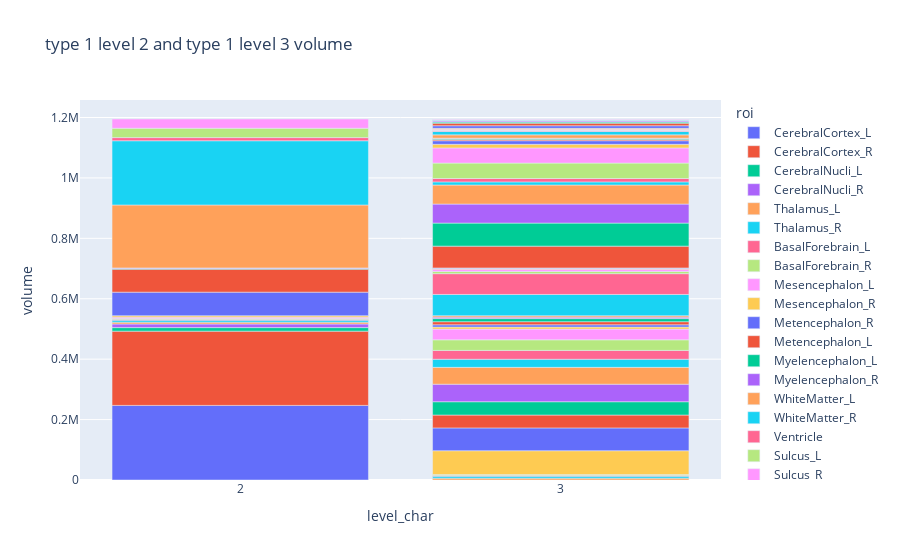

The notebook cell saved with this chart:
### Code cell
#Another plot:
print(t1l23.head())
t1l23a = t1l23.assign(level_char = t1l23.level.astype(str))
fig = px.bar(t1l23a, x = "level_char", y = "volume", color = "roi", title=" type 1 level 2 and type 1 level 3 volume" )
fig.show()
plt.savefig('question1.png')

### Figure 1 — Plotly figure (JSON) as saved in the notebook; plotly's stock layout.template omitted (floating-point values rounded to 4 significant figures)
{"data": [{"alignmentgroup": "True", "hovertemplate": "roi=CerebralCortex_L<br>level_char=%{x}<br>volume=%{y}<extra></extra>", "legendgroup": "CerebralCortex_L", "marker": {"color": "#636efa", "pattern": {"shape": ""}}, "name": "CerebralCortex_L", "offsetgroup": "CerebralCortex_L", "orientation": "v", "showlegend": true, "textposition": "auto", "type": "bar", "x": ["2"], "xaxis": "x", "y": [246947], "yaxis": "y"}, {"alignmentgroup": "True", "hovertemplate": "roi=CerebralCortex_R<br>level_char=%{x}<br>volume=%{y}<extra></extra>", "legendgroup": "CerebralCortex_R", "marker": {"color": "#EF553B", "pattern": {"shape": ""}}, "name": "CerebralCortex_R", "offsetgroup": "CerebralCortex_R", "orientation": "v", "showlegend": true, "textposition": "auto", "type": "bar", "x": ["2"], "xaxis": "x", "y": [245855], "yaxis": "y"}, {"alignmentgroup": "True", "hovertemplate": "roi=CerebralNucli_L<br>level_char=%{x}<br>volume=%{y}<extra></extra>", "legendgroup": "CerebralNucli_L", "marker": {"color": "#00cc96", "pattern": {"shape": ""}}, "name": "CerebralNucli_L", "offsetgroup": "CerebralNucli_L", "orientation": "v", "showlegend": true, "textposition": "auto", "type": "bar", "x": ["2"], "xaxis": "x", "y": [11685], "yaxis": "y"}, {"alignmentgroup": "True", "hovertemplate": "roi=CerebralNucli_R<br>level_char=%{x}<br>volume=%{y}<extra></extra>", "legendgroup": "CerebralNucli_R", "marker": {"color": "#ab63fa", "pattern": {"shape": ""}}, "name": "CerebralNucli_R", "offsetgroup": "CerebralNucli_R", "orientation": "v", "showlegend": true, "textposition": "auto", "type": "bar", "x": ["2"], "xaxis": "x", "y": [11982], "yaxis": "y"}, {"alignmentgroup": "True", "hovertemplate": "roi=Thalamus_L<br>level_char=%{x}<br>volume=%{y}<extra></extra>", "legendgroup": "Thalamus_L", "marker": {"color": "#FFA15A", "pattern": {"shape": ""}}, "name": "Thalamus_L", "offsetgroup": "Thalamus_L", "orientation": "v", "showlegend": true, "textposition": "auto", "type": "bar", "x": ["2", "3"], "xaxis": "x", "y": [6116, 6116], "yaxis": "y"}, {"alignmentgroup": "True", "hovertemplate": "roi=Thalamus_R<br>level_char=%{x}<br>volume=%{y}<extra></extra>", "legendgroup": "Thalamus_R", "marker": {"color": "#19d3f3", "pattern": {"shape": ""}}, "name": "Thalamus_R", "offsetgroup": "Thalamus_R", "orientation": "v", "showlegend": true, "textposition": "auto", "type": "bar", "x": ["2", "3"], "xaxis": "x", "y": [6446, 6446], "yaxis": "y"}, {"alignmentgroup": "True", "hovertemplate": "roi=BasalForebrain_L<br>level_char=%{x}<br>volume=%{y}<extra></extra>", "legendgroup": "BasalForebrain_L", "marker": {"color": "#FF6692", "pattern": {"shape": ""}}, "name": "BasalForebrain_L", "offsetgroup": "BasalForebrain_L", "orientation": "v", "showlegend": true, "textposition": "auto", "type": "bar", "x": ["2", "3"], "xaxis": "x", "y": [2686, 2686], "yaxis": "y"}, {"alignmentgroup": "True", "hovertemplate": "roi=BasalForebrain_R<br>level_char=%{x}<br>volume=%{y}<extra></extra>", "legendgroup": "BasalForebrain_R", "marker": {"color": "#B6E880", "pattern": {"shape": ""}}, "name": "BasalForebrain_R", "offsetgroup": "BasalForebrain_R", "orientation": "v", "showlegend": true, "textposition": "auto", "type": "bar", "x": ["2", "3"], "xaxis": "x", "y": [2609, 2609], "yaxis": "y"}, {"alignmentgroup": "True", "hovertemplate": "roi=Mesencephalon_L<br>level_char=%{x}<br>volume=%{y}<extra></extra>", "legendgroup": "Mesencephalon_L", "marker": {"color": "#FF97FF", "pattern": {"shape": ""}}, "name": "Mesencephalon_L", "offsetgroup": "Mesencephalon_L", "orientation": "v", "showlegend": true, "textposition": "auto", "type": "bar", "x": ["2"], "xaxis": "x", "y": [4842], "yaxis": "y"}, {"alignmentgroup": "True", "hovertemplate": "roi=Mesencephalon_R<br>level_char=%{x}<br>volume=%{y}<extra></extra>", "legendgroup": "Mesencephalon_R", "marker": {"color": "#FECB52", "pattern": {"shape": ""}}, "name": "Mesencephalon_R", "offsetgroup": "Mesencephalon_R", "orientation": "v", "showlegend": true, "textposition": "auto", "type": "bar", "x": ["2"], "xaxis": "x", "y": [4722], "yaxis": "y"}, {"alignmentgroup": "True", "hovertemplate": "roi=Metencephalon_R<br>level_char=%{x}<br>volume=%{y}<extra></extra>", "legendgroup": "Metencephalon_R", "marker": {"color": "#636efa", "pattern": {"shape": ""}}, "name": "Metencephalon_R", "offsetgroup": "Metencephalon_R", "orientation": "v", "showlegend": true, "textposition": "auto", "type": "bar", "x": ["2"], "xaxis": "x", "y": [77882], "yaxis": "y"}, {"alignmentgroup": "True", "hovertemplate": "roi=Metencephalon_L<br>level_char=%{x}<br>volume=%{y}<extra></extra>", "legendgroup": "Metencephalon_L", "marker": {"color": "#EF553B", "pattern": {"shape": ""}}, "name": "Metencephalon_L", "offsetgroup": "Metencephalon_L", "orientation": "v", "showlegend": true, "textposition": "auto", "type": "bar", "x": ["2"], "xaxis": "x", "y": [76190], "yaxis": "y"}, {"alignmentgroup": "True", "hovertemplate": "roi=Myelencephalon_L<br>level_char=%{x}<br>volume=%{y}<extra></extra>", "legendgroup": "Myelencephalon_L", "marker": {"color": "#00cc96", "pattern": {"shape": ""}}, "name": "Myelencephalon_L", "offsetgroup": "Myelencephalon_L", "orientation": "v", "showlegend": true, "textposition": "auto", "type": "bar", "x": ["2"], "xaxis": "x", "y": [1979], "yaxis": "y"}, {"alignmentgroup": "True", "hovertemplate": "roi=Myelencephalon_R<br>level_char=%{x}<br>volume=%{y}<extra></extra>", "legendgroup": "Myelencephalon_R", "marker": {"color": "#ab63fa", "pattern": {"shape": ""}}, "name": "Myelencephalon_R", "offsetgroup": "Myelencephalon_R", "orientation": "v", "showlegend": true, "textposition": "auto", "type": "bar", "x": ["2"], "xaxis": "x", "y": [2056], "yaxis": "y"}, {"alignmentgroup": "True", "hovertemplate": "roi=WhiteMatter_L<br>level_char=%{x}<br>volume=%{y}<extra></extra>", "legendgroup": "WhiteMatter_L", "marker": {"color": "#FFA15A", "pattern": {"shape": ""}}, "name": "WhiteMatter_L", "offsetgroup": "WhiteMatter_L", "orientation": "v", "showlegend": true, "textposition": "auto", "type": "bar", "x": ["2"], "xaxis": "x", "y": [208432], "yaxis": "y"}, {"alignmentgroup": "True", "hovertemplate": "roi=WhiteMatter_R<br>level_char=%{x}<br>volume=%{y}<extra></extra>", "legendgroup": "WhiteMatter_R", "marker": {"color": "#19d3f3", "pattern": {"shape": ""}}, "name": "WhiteMatter_R", "offsetgroup": "WhiteMatter_R", "orientation": "v", "showlegend": true, "textposition": "auto", "type": "bar", "x": ["2"], "xaxis": "x", "y": [212651], "yaxis": "y"}, {"alignmentgroup": "True", "hovertemplate": "roi=Ventricle<br>level_char=%{x}<br>volume=%{y}<extra></extra>", "legendgroup": "Ventricle", "marker": {"color": "#FF6692", "pattern": {"shape": ""}}, "name": "Ventricle", "offsetgroup": "Ventricle", "orientation": "v", "showlegend": true, "textposition": "auto", "type": "bar", "x": ["2"], "xaxis": "x", "y": [10388], "yaxis": "y"}, {"alignmentgroup": "True", "hovertemplate": "roi=Sulcus_L<br>level_char=%{x}<br>volume=%{y}<extra></extra>", "legendgroup": "Sulcus_L", "marker": {"color": "#B6E880", "pattern": {"shape": ""}}, "name": "Sulcus_L", "offsetgroup": "Sulcus_L", "orientation": "v", "showlegend": true, "textposition": "auto", "type": "bar", "x": ["2"], "xaxis": "x", "y": [30891], "yaxis": "y"}, {"alignmentgroup": "True", "hovertemplate": "roi=Sulcus_R<br>level_char=%{x}<br>volume=%{y}<extra></extra>", "legendgroup": "Sulcus_R", "marker": {"color": "#FF97FF", "pattern": {"shape": ""}}, "name": "Sulcus_R", "offsetgroup": "Sulcus_R", "orientation": "v", "showlegend": true, "textposition": "auto", "type": "bar", "x": ["2"], "xaxis": "x", "y": [30662], "yaxis": "y"}, {"alignmentgroup": "True", "hovertemplate": "roi=Frontal_L<br>level_char=%{x}<br>volume=%{y}<extra></extra>", "legendgroup": "Frontal_L", "marker": {"color": "#FECB52", "pattern": {"shape": ""}}, "name": "Frontal_L", "offsetgroup": "Frontal_L", "orientation": "v", "showlegend": true, "textposition": "auto", "type": "bar", "x": ["3"], "xaxis": "x", "y": [79044], "yaxis": "y"}, {"alignmentgroup": "True", "hovertemplate": "roi=Frontal_R<br>level_char=%{x}<br>volume=%{y}<extra></extra>", "legendgroup": "Frontal_R", "marker": {"color": "#636efa", "pattern": {"shape": ""}}, "name": "Frontal_R", "offsetgroup": "Frontal_R", "orientation": "v", "showlegend": true, "textposition": "auto", "type": "bar", "x": ["3"], "xaxis": "x", "y": [75534], "yaxis": "y"}, {"alignmentgroup": "True", "hovertemplate": "roi=Parietal_L<br>level_char=%{x}<br>volume=%{y}<extra></extra>", "legendgroup": "Parietal_L", "marker": {"color": "#EF553B", "pattern": {"shape": ""}}, "name": "Parietal_L", "offsetgroup": "Parietal_L", "orientation": "v", "showlegend": true, "textposition": "auto", "type": "bar", "x": ["3"], "xaxis": "x", "y": [42615], "yaxis": "y"}, {"alignmentgroup": "True", "hovertemplate": "roi=Parietal_R<br>level_char=%{x}<br>volume=%{y}<extra></extra>", "legendgroup": "Parietal_R", "marker": {"color": "#00cc96", "pattern": {"shape": ""}}, "name": "Parietal_R", "offsetgroup": "Parietal_R", "orientation": "v", "showlegend": true, "textposition": "auto", "type": "bar", "x": ["3"], "xaxis": "x", "y": [44044], "yaxis": "y"}, {"alignmentgroup": "True", "hovertemplate": "roi=Temporal_L<br>level_char=%{x}<br>volume=%{y}<extra></extra>", "legendgroup": "Temporal_L", "marker": {"color": "#ab63fa", "pattern": {"shape": ""}}, "name": "Temporal_L", "offsetgroup": "Temporal_L", "orientation": "v", "showlegend": true, "textposition": "auto", "type": "bar", "x": ["3"], "xaxis": "x", "y": [58034], "yaxis": "y"}, {"alignmentgroup": "True", "hovertemplate": "roi=Temporal_R<br>level_char=%{x}<br>volume=%{y}<extra></extra>", "legendgroup": "Temporal_R", "marker": {"color": "#FFA15A", "pattern": {"shape": ""}}, "name": "Temporal_R", "offsetgroup": "Temporal_R", "orientation": "v", "showlegend": true, "textposition": "auto", "type": "bar", "x": ["3"], "xaxis": "x", "y": [55776], "yaxis": "y"}, {"alignmentgroup": "True", "hovertemplate": "roi=Limbic_L<br>level_char=%{x}<br>volume=%{y}<extra></extra>", "legendgroup": "Limbic_L", "marker": {"color": "#19d3f3", "pattern": {"shape": ""}}, "name": "Limbic_L", "offsetgroup": "Limbic_L", "orientation": "v", "showlegend": true, "textposition": "auto", "type": "bar", "x": ["3"], "xaxis": "x", "y": [26828], "yaxis": "y"}, {"alignmentgroup": "True", "hovertemplate": "roi=Limbic_R<br>level_char=%{x}<br>volume=%{y}<extra></extra>", "legendgroup": "Limbic_R", "marker": {"color": "#FF6692", "pattern": {"shape": ""}}, "name": "Limbic_R", "offsetgroup": "Limbic_R", "orientation": "v", "showlegend": true, "textposition": "auto", "type": "bar", "x": ["3"], "xaxis": "x", "y": [29229], "yaxis": "y"}, {"alignmentgroup": "True", "hovertemplate": "roi=Occipital_L<br>level_char=%{x}<br>volume=%{y}<extra></extra>", "legendgroup": "Occipital_L", "marker": {"color": "#B6E880", "pattern": {"shape": ""}}, "name": "Occipital_L", "offsetgroup": "Occipital_L", "orientation": "v", "showlegend": true, "textposition": "auto", "type": "bar", "x": ["3"], "xaxis": "x", "y": [35073], "yaxis": "y"}, {"alignmentgroup": "True", "hovertemplate": "roi=Occipital_R<br>level_char=%{x}<br>volume=%{y}<extra></extra>", "legendgroup": "Occipital_R", "marker": {"color": "#FF97FF", "pattern": {"shape": ""}}, "name": "Occipital_R", "offsetgroup": "Occipital_R", "orientation": "v", "showlegend": true, "textposition": "auto", "type": "bar", "x": ["3"], "xaxis": "x", "y": [35484], "yaxis": "y"}, {"alignmentgroup": "True", "hovertemplate": "roi=Insula_L<br>level_char=%{x}<br>volume=%{y}<extra></extra>", "legendgroup": "Insula_L", "marker": {"color": "#FECB52", "pattern": {"shape": ""}}, "name": "Insula_L", "offsetgroup": "Insula_L", "orientation": "v", "showlegend": true, "textposition": "auto", "type": "bar", "x": ["3"], "xaxis": "x", "y": [6791], "yaxis": "y"}, {"alignmentgroup": "True", "hovertemplate": "roi=Insula_R<br>level_char=%{x}<br>volume=%{y}<extra></extra>", "legendgroup": "Insula_R", "marker": {"color": "#636efa", "pattern": {"shape": ""}}, "name": "Insula_R", "offsetgroup": "Insula_R", "orientation": "v", "showlegend": true, "textposition": "auto", "type": "bar", "x": ["3"], "xaxis": "x", "y": [7487], "yaxis": "y"}, {"alignmentgroup": "True", "hovertemplate": "roi=BasalGang_L<br>level_char=%{x}<br>volume=%{y}<extra></extra>", "legendgroup": "BasalGang_L", "marker": {"color": "#EF553B", "pattern": {"shape": ""}}, "name": "BasalGang_L", "offsetgroup": "BasalGang_L", "orientation": "v", "showlegend": true, "textposition": "auto", "type": "bar", "x": ["3"], "xaxis": "x", "y": [10250], "yaxis": "y"}, {"alignmentgroup": "True", "hovertemplate": "roi=BasalGang_R<br>level_char=%{x}<br>volume=%{y}<extra></extra>", "legendgroup": "BasalGang_R", "marker": {"color": "#00cc96", "pattern": {"shape": ""}}, "name": "BasalGang_R", "offsetgroup": "BasalGang_R", "orientation": "v", "showlegend": true, "textposition": "auto", "type": "bar", "x": ["3"], "xaxis": "x", "y": [10284], "yaxis": "y"}, {"alignmentgroup": "True", "hovertemplate": "roi=midbrain_L<br>level_char=%{x}<br>volume=%{y}<extra></extra>", "legendgroup": "midbrain_L", "marker": {"color": "#ab63fa", "pattern": {"shape": ""}}, "name": "midbrain_L", "offsetgroup": "midbrain_L", "orientation": "v", "showlegend": true, "textposition": "auto", "type": "bar", "x": ["3"], "xaxis": "x", "y": [4842], "yaxis": "y"}, {"alignmentgroup": "True", "hovertemplate": "roi=midbrain_R<br>level_char=%{x}<br>volume=%{y}<extra></extra>", "legendgroup": "midbrain_R", "marker": {"color": "#FFA15A", "pattern": {"shape": ""}}, "name": "midbrain_R", "offsetgroup": "midbrain_R", "orientation": "v", "showlegend": true, "textposition": "auto", "type": "bar", "x": ["3"], "xaxis": "x", "y": [4722], "yaxis": "y"}, {"alignmentgroup": "True", "hovertemplate": "roi=Cerebellum_R<br>level_char=%{x}<br>volume=%{y}<extra></extra>", "legendgroup": "Cerebellum_R", "marker": {"color": "#19d3f3", "pattern": {"shape": ""}}, "name": "Cerebellum_R", "offsetgroup": "Cerebellum_R", "orientation": "v", "showlegend": true, "textposition": "auto", "type": "bar", "x": ["3"], "xaxis": "x", "y": [70304], "yaxis": "y"}, {"alignmentgroup": "True", "hovertemplate": "roi=Cerebellum_L<br>level_char=%{x}<br>volume=%{y}<extra></extra>", "legendgroup": "Cerebellum_L", "marker": {"color": "#FF6692", "pattern": {"shape": ""}}, "name": "Cerebellum_L", "offsetgroup": "Cerebellum_L", "orientation": "v", "showlegend": true, "textposition": "auto", "type": "bar", "x": ["3"], "xaxis": "x", "y": [68870], "yaxis": "y"}, {"alignmentgroup": "True", "hovertemplate": "roi=Pons_L<br>level_char=%{x}<br>volume=%{y}<extra></extra>", "legendgroup": "Pons_L", "marker": {"color": "#B6E880", "pattern": {"shape": ""}}, "name": "Pons_L", "offsetgroup": "Pons_L", "orientation": "v", "showlegend": true, "textposition": "auto", "type": "bar", "x": ["3"], "xaxis": "x", "y": [7320], "yaxis": "y"}, {"alignmentgroup": "True", "hovertemplate": "roi=Pons_R<br>level_char=%{x}<br>volume=%{y}<extra></extra>", "legendgroup": "Pons_R", "marker": {"color": "#FF97FF", "pattern": {"shape": ""}}, "name": "Pons_R", "offsetgroup": "Pons_R", "orientation": "v", "showlegend": true, "textposition": "auto", "type": "bar", "x": ["3"], "xaxis": "x", "y": [7578], "yaxis": "y"}, {"alignmentgroup": "True", "hovertemplate": "roi=Medulla_L<br>level_char=%{x}<br>volume=%{y}<extra></extra>", "legendgroup": "Medulla_L", "marker": {"color": "#FECB52", "pattern": {"shape": ""}}, "name": "Medulla_L", "offsetgroup": "Medulla_L", "orientation": "v", "showlegend": true, "textposition": "auto", "type": "bar", "x": ["3"], "xaxis": "x", "y": [1979], "yaxis": "y"}, {"alignmentgroup": "True", "hovertemplate": "roi=Medulla_R<br>level_char=%{x}<br>volume=%{y}<extra></extra>", "legendgroup": "Medulla_R", "marker": {"color": "#636efa", "pattern": {"shape": ""}}, "name": "Medulla_R", "offsetgroup": "Medulla_R", "orientation": "v", "showlegend": true, "textposition": "auto", "type": "bar", "x": ["3"], "xaxis": "x", "y": [2056], "yaxis": "y"}, {"alignmentgroup": "True", "hovertemplate": "roi=AnteriorWM_L<br>level_char=%{x}<br>volume=%{y}<extra></extra>", "legendgroup": "AnteriorWM_L", "marker": {"color": "#EF553B", "pattern": {"shape": ""}}, "name": "AnteriorWM_L", "offsetgroup": "AnteriorWM_L", "orientation": "v", "showlegend": true, "textposition": "auto", "type": "bar", "x": ["3"], "xaxis": "x", "y": [72167], "yaxis": "y"}, {"alignmentgroup": "True", "hovertemplate": "roi=AnteriorWM_R<br>level_char=%{x}<br>volume=%{y}<extra></extra>", "legendgroup": "AnteriorWM_R", "marker": {"color": "#00cc96", "pattern": {"shape": ""}}, "name": "AnteriorWM_R", "offsetgroup": "AnteriorWM_R", "orientation": "v", "showlegend": true, "textposition": "auto", "type": "bar", "x": ["3"], "xaxis": "x", "y": [76270], "yaxis": "y"}, {"alignmentgroup": "True", "hovertemplate": "roi=PosteriorWM_L<br>level_char=%{x}<br>volume=%{y}<extra></extra>", "legendgroup": "PosteriorWM_L", "marker": {"color": "#ab63fa", "pattern": {"shape": ""}}, "name": "PosteriorWM_L", "offsetgroup": "PosteriorWM_L", "orientation": "v", "showlegend": true, "textposition": "auto", "type": "bar", "x": ["3"], "xaxis": "x", "y": [62984], "yaxis": "y"}, {"alignmentgroup": "True", "hovertemplate": "roi=PosteriorWM_R<br>level_char=%{x}<br>volume=%{y}<extra></extra>", "legendgroup": "PosteriorWM_R", "marker": {"color": "#FFA15A", "pattern": {"shape": ""}}, "name": "PosteriorWM_R", "offsetgroup": "PosteriorWM_R", "orientation": "v", "showlegend": true, "textposition": "auto", "type": "bar", "x": ["3"], "xaxis": "x", "y": [63137], "yaxis": "y"}, {"alignmentgroup": "True", "hovertemplate": "roi=CorpusCallosum_L<br>level_char=%{x}<br>volume=%{y}<extra></extra>", "legendgroup": "CorpusCallosum_L", "marker": {"color": "#19d3f3", "pattern": {"shape": ""}}, "name": "CorpusCallosum_L", "offsetgroup": "CorpusCallosum_L", "orientation": "v", "showlegend": true, "textposition": "auto", "type": "bar", "x": ["3"], "xaxis": "x", "y": [10292], "yaxis": "y"}, {"alignmentgroup": "True", "hovertemplate": "roi=CorpusCallosum_R<br>level_char=%{x}<br>volume=%{y}<extra></extra>", "legendgroup": "CorpusCallosum_R", "marker": {"color": "#FF6692", "pattern": {"shape": ""}}, "name": "CorpusCallosum_R", "offsetgroup": "CorpusCallosum_R", "orientation": "v", "showlegend": true, "textposition": "auto", "type": "bar", "x": ["3"], "xaxis": "x", "y": [11228], "yaxis": "y"}, {"alignmentgroup": "True", "hovertemplate": "roi=InferiorWM_L<br>level_char=%{x}<br>volume=%{y}<extra></extra>", "legendgroup": "InferiorWM_L", "marker": {"color": "#B6E880", "pattern": {"shape": ""}}, "name": "InferiorWM_L", "offsetgroup": "InferiorWM_L", "orientation": "v", "showlegend": true, "textposition": "auto", "type": "bar", "x": ["3"], "xaxis": "x", "y": [51023], "yaxis": "y"}, {"alignmentgroup": "True", "hovertemplate": "roi=InferiorWM_R<br>level_char=%{x}<br>volume=%{y}<extra></extra>", "legendgroup": "InferiorWM_R", "marker": {"color": "#FF97FF", "pattern": {"shape": ""}}, "name": "InferiorWM_R", "offsetgroup": "InferiorWM_R", "orientation": "v", "showlegend": true, "textposition": "auto", "type": "bar", "x": ["3"], "xaxis": "x", "y": [50193], "yaxis": "y"}, {"alignmentgroup": "True", "hovertemplate": "roi=LimbicWM_L<br>level_char=%{x}<br>volume=%{y}<extra></extra>", "legendgroup": "LimbicWM_L", "marker": {"color": "#FECB52", "pattern": {"shape": ""}}, "name": "LimbicWM_L", "offsetgroup": "LimbicWM_L", "orientation": "v", "showlegend": true, "textposition": "auto", "type": "bar", "x": ["3"], "xaxis": "x", "y": [11968], "yaxis": "y"}, {"alignmentgroup": "True", "hovertemplate": "roi=LimbicWM_R<br>level_char=%{x}<br>volume=%{y}<extra></extra>", "legendgroup": "LimbicWM_R", "marker": {"color": "#636efa", "pattern": {"shape": ""}}, "name": "LimbicWM_R", "offsetgroup": "LimbicWM_R", "orientation": "v", "showlegend": true, "textposition": "auto", "type": "bar", "x": ["3"], "xaxis": "x", "y": [11825], "yaxis": "y"}, {"alignmentgroup": "True", "hovertemplate": "roi=LateralVentricle_L<br>level_char=%{x}<br>volume=%{y}<extra></extra>", "legendgroup": "LateralVentricle_L", "marker": {"color": "#EF553B", "pattern": {"shape": ""}}, "name": "LateralVentricle_L", "offsetgroup": "LateralVentricle_L", "orientation": "v", "showlegend": true, "textposition": "auto", "type": "bar", "x": ["3"], "xaxis": "x", "y": [3815], "yaxis": "y"}, {"alignmentgroup": "True", "hovertemplate": "roi=LateralVentricle_R<br>level_char=%{x}<br>volume=%{y}<extra></extra>", "legendgroup": "LateralVentricle_R", "marker": {"color": "#00cc96", "pattern": {"shape": ""}}, "name": "LateralVentricle_R", "offsetgroup": "LateralVentricle_R", "orientation": "v", "showlegend": true, "textposition": "auto", "type": "bar", "x": ["3"], "xaxis": "x", "y": [3630], "yaxis": "y"}, {"alignmentgroup": "True", "hovertemplate": "roi=III_ventricle<br>level_char=%{x}<br>volume=%{y}<extra></extra>", "legendgroup": "III_ventricle", "marker": {"color": "#ab63fa", "pattern": {"shape": ""}}, "name": "III_ventricle", "offsetgroup": "III_ventricle", "orientation": "v", "showlegend": true, "textposition": "auto", "type": "bar", "x": ["3"], "xaxis": "x", "y": [1108], "yaxis": "y"}, {"alignmentgroup": "True", "hovertemplate": "roi=FrontSul_L<br>level_char=%{x}<br>volume=%{y}<extra></extra>", "legendgroup": "FrontSul_L", "marker": {"color": "#FFA15A", "pattern": {"shape": ""}}, "name": "FrontSul_L", "offsetgroup": "FrontSul_L", "orientation": "v", "showlegend": true, "textposition": "auto", "type": "bar", "x": ["3"], "xaxis": "x", "y": [10923], "yaxis": "y"}, {"alignmentgroup": "True", "hovertemplate": "roi=FrontSul_R<br>level_char=%{x}<br>volume=%{y}<extra></extra>", "legendgroup": "FrontSul_R", "marker": {"color": "#19d3f3", "pattern": {"shape": ""}}, "name": "FrontSul_R", "offsetgroup": "FrontSul_R", "orientation": "v", "showlegend": true, "textposition": "auto", "type": "bar", "x": ["3"], "xaxis": "x", "y": [11402], "yaxis": "y"}, {"alignmentgroup": "True", "hovertemplate": "roi=CentralSul_L<br>level_char=%{x}<br>volume=%{y}<extra></extra>", "legendgroup": "CentralSul_L", "marker": {"color": "#FF6692", "pattern": {"shape": ""}}, "name": "CentralSul_L", "offsetgroup": "CentralSul_L", "orientation": "v", "showlegend": true, "textposition": "auto", "type": "bar", "x": ["3"], "xaxis": "x", "y": [2043], "yaxis": "y"}, {"alignmentgroup": "True", "hovertemplate": "roi=CentralSul_R<br>level_char=%{x}<br>volume=%{y}<extra></extra>", "legendgroup": "CentralSul_R", "marker": {"color": "#B6E880", "pattern": {"shape": ""}}, "name": "CentralSul_R", "offsetgroup": "CentralSul_R", "orientation": "v", "showlegend": true, "textposition": "auto", "type": "bar", "x": ["3"], "xaxis": "x", "y": [1476], "yaxis": "y"}, {"alignmentgroup": "True", "hovertemplate": "roi=SylvianFissureExt_L<br>level_char=%{x}<br>volume=%{y}<extra></extra>", "legendgroup": "SylvianFissureExt_L", "marker": {"color": "#FF97FF", "pattern": {"shape": ""}}, "name": "SylvianFissureExt_L", "offsetgroup": "SylvianFissureExt_L", "orientation": "v", "showlegend": true, "textposition": "auto", "type": "bar", "x": ["3"], "xaxis": "x", "y": [3658], "yaxis": "y"}, {"alignmentgroup": "True", "hovertemplate": "roi=SylvianFissureExt_R<br>level_char=%{x}<br>volume=%{y}<extra></extra>", "legendgroup": "SylvianFissureExt_R", "marker": {"color": "#FECB52", "pattern": {"shape": ""}}, "name": "SylvianFissureExt_R", "offsetgroup": "SylvianFissureExt_R", "orientation": "v", "showlegend": true, "textposition": "auto", "type": "bar", "x": ["3"], "xaxis": "x", "y": [3056], "yaxis": "y"}, {"alignmentgroup": "True", "hovertemplate": "roi=ParietSul_L<br>level_char=%{x}<br>volume=%{y}<extra></extra>", "legendgroup": "ParietSul_L", "marker": {"color": "#636efa", "pattern": {"shape": ""}}, "name": "ParietSul_L", "offsetgroup": "ParietSul_L", "orientation": "v", "showlegend": true, "textposition": "auto", "type": "bar", "x": ["3"], "xaxis": "x", "y": [8518], "yaxis": "y"}, {"alignmentgroup": "True", "hovertemplate": "roi=ParietSul_R<br>level_char=%{x}<br>volume=%{y}<extra></extra>", "legendgroup": "ParietSul_R", "marker": {"color": "#EF553B", "pattern": {"shape": ""}}, "name": "ParietSul_R", "offsetgroup": "ParietSul_R", "orientation": "v", "showlegend": true, "textposition": "auto", "type": "bar", "x": ["3"], "xaxis": "x", "y": [8616], "yaxis": "y"}, {"alignmentgroup": "True", "hovertemplate": "roi=CinguSul_L<br>level_char=%{x}<br>volume=%{y}<extra></extra>", "legendgroup": "CinguSul_L", "marker": {"color": "#00cc96", "pattern": {"shape": ""}}, "name": "CinguSul_L", "offsetgroup": "CinguSul_L", "orientation": "v", "showlegend": true, "textposition": "auto", "type": "bar", "x": ["3"], "xaxis": "x", "y": [3419], "yaxis": "y"}, {"alignmentgroup": "True", "hovertemplate": "roi=CinguSul_R<br>level_char=%{x}<br>volume=%{y}<extra></extra>", "legendgroup": "CinguSul_R", "marker": {"color": "#ab63fa", "pattern": {"shape": ""}}, "name": "CinguSul_R", "offsetgroup": "CinguSul_R", "orientation": "v", "showlegend": true, "textposition": "auto", "type": "bar", "x": ["3"], "xaxis": "x", "y": [3371], "yaxis": "y"}, {"alignmentgroup": "True", "hovertemplate": "roi=OcciptSul_L<br>level_char=%{x}<br>volume=%{y}<extra></extra>", "legendgroup": "OcciptSul_L", "marker": {"color": "#FFA15A", "pattern": {"shape": ""}}, "name": "OcciptSul_L", "offsetgroup": "OcciptSul_L", "orientation": "v", "showlegend": true, "textposition": "auto", "type": "bar", "x": ["3"], "xaxis": "x", "y": [1910], "yaxis": "y"}, {"alignmentgroup": "True", "hovertemplate": "roi=OcciptSul_R<br>level_char=%{x}<br>volume=%{y}<extra></extra>", "legendgroup": "OcciptSul_R", "marker": {"color": "#19d3f3", "pattern": {"shape": ""}}, "name": "OcciptSul_R", "offsetgroup": "OcciptSul_R", "orientation": "v", "showlegend": true, "textposition": "auto", "type": "bar", "x": ["3"], "xaxis": "x", "y": [2356], "yaxis": "y"}, {"alignmentgroup": "True", "hovertemplate": "roi=TempSul_L<br>level_char=%{x}<br>volume=%{y}<extra></extra>", "legendgroup": "TempSul_L", "marker": {"color": "#FF6692", "pattern": {"shape": ""}}, "name": "TempSul_L", "offsetgroup": "TempSul_L", "orientation": "v", "showlegend": true, "textposition": "auto", "type": "bar", "x": ["3"], "xaxis": "x", "y": [423], "yaxis": "y"}, {"alignmentgroup": "True", "hovertemplate": "roi=TempSul_R<br>level_char=%{x}<br>volume=%{y}<extra></extra>", "legendgroup": "TempSul_R", "marker": {"color": "#B6E880", "pattern": {"shape": ""}}, "name": "TempSul_R", "offsetgroup": "TempSul_R", "orientation": "v", "showlegend": true, "textposition": "auto", "type": "bar", "x": ["3"], "xaxis": "x", "y": [387], "yaxis": "y"}, {"alignmentgroup": "True", "hovertemplate": "roi=IV_ventricle<br>level_char=%{x}<br>volume=%{y}<extra></extra>", "legendgroup": "IV_ventricle", "marker": {"color": "#FF97FF", "pattern": {"shape": ""}}, "name": "IV_ventricle", "offsetgroup": "IV_ventricle", "orientation": "v", "showlegend": true, "textposition": "auto", "type": "bar", "x": ["3"], "xaxis": "x", "y": [1835], "yaxis": "y"}], "layout": {"autosize": true, "barmode": "relative", "legend": {"title": {"text": "roi"}, "tracegroupgap": 0}, "title": {"text": " type 1 level 2 and type 1 level 3 volume"}, "xaxis": {"anchor": "y", "autorange": true, "domain": [0, 1], "range": [-0.5, 1.5], "title": {"text": "level_char"}, "type": "category"}, "yaxis": {"anchor": "x", "autorange": true, "domain": [0, 1], "range": [0, 1258000.0], "title": {"text": "volume"}, "type": "linear"}}}
